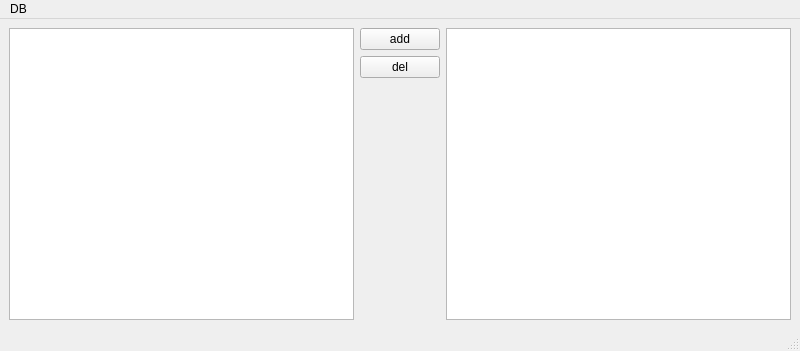
<?xml version="1.0" encoding="UTF-8"?>
<ui version="4.0">
 <class>MainWindow</class>
 <widget class="QMainWindow" name="MainWindow">
  <property name="geometry">
   <rect>
    <x>0</x>
    <y>0</y>
    <width>800</width>
    <height>351</height>
   </rect>
  </property>
  <property name="windowTitle">
   <string>MainWindow</string>
  </property>
  <widget class="QWidget" name="centralwidget">
   <layout class="QGridLayout" name="gridLayout">
    <item row="1" column="1">
     <widget class="QPushButton" name="addButton">
      <property name="text">
       <string>add</string>
      </property>
     </widget>
    </item>
    <item row="1" column="2" rowspan="3">
     <widget class="QGraphicsView" name="graphicsView"/>
    </item>
    <item row="1" column="0" rowspan="3">
     <widget class="QTableView" name="ViewList"/>
    </item>
    <item row="2" column="1">
     <widget class="QPushButton" name="delButton">
      <property name="text">
       <string>del</string>
      </property>
     </widget>
    </item>
   </layout>
  </widget>
  <widget class="QMenuBar" name="menubar">
   <property name="geometry">
    <rect>
     <x>0</x>
     <y>0</y>
     <width>800</width>
     <height>20</height>
    </rect>
   </property>
   <widget class="QMenu" name="menuDB">
    <property name="title">
     <string>DB</string>
    </property>
    <addaction name="actionConnect"/>
   </widget>
   <addaction name="menuDB"/>
  </widget>
  <widget class="QStatusBar" name="statusbar"/>
  <action name="actionConnect">
   <property name="text">
    <string>Connect</string>
   </property>
  </action>
 </widget>
 <resources/>
 <connections/>
</ui>
